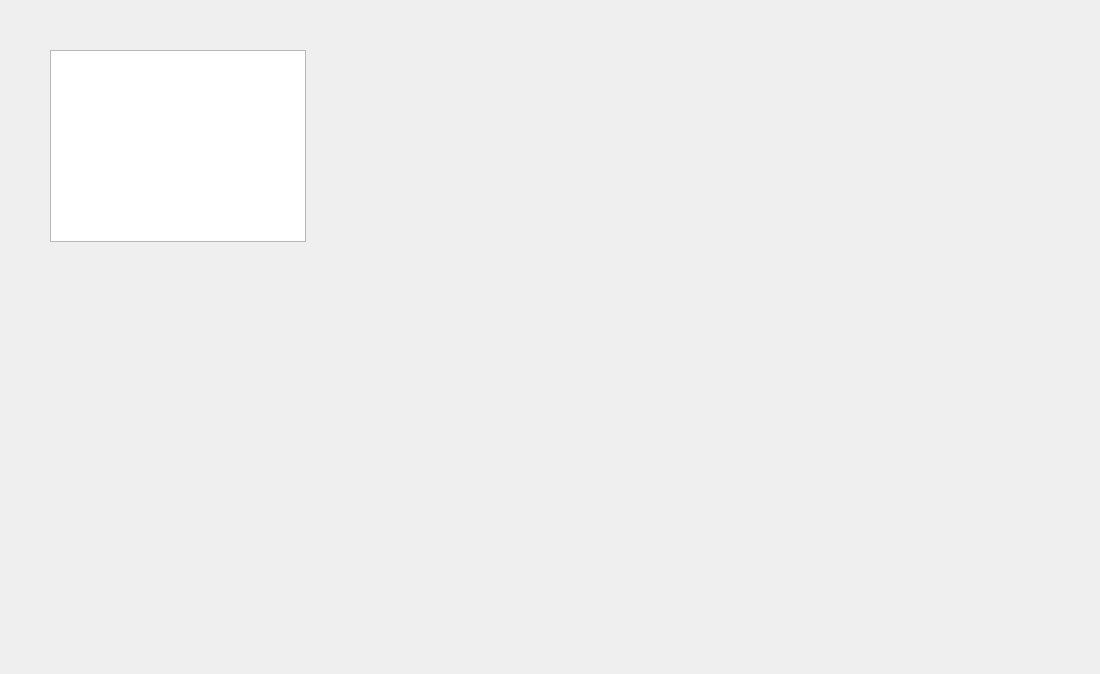
<?xml version="1.0" encoding="UTF-8"?>
<ui version="4.0">
 <class>DialogCoursesStudent</class>
 <widget class="QDialog" name="DialogCoursesStudent">
  <property name="geometry">
   <rect>
    <x>0</x>
    <y>0</y>
    <width>1100</width>
    <height>674</height>
   </rect>
  </property>
  <property name="windowTitle">
   <string>Dialog</string>
  </property>
  <property name="styleSheet">
   <string notr="true">background-image: url(:/triupd.png);</string>
  </property>
  <widget class="QTableView" name="tableView">
   <property name="geometry">
    <rect>
     <x>50</x>
     <y>50</y>
     <width>256</width>
     <height>192</height>
    </rect>
   </property>
  </widget>
 </widget>
 <resources/>
 <connections/>
</ui>
